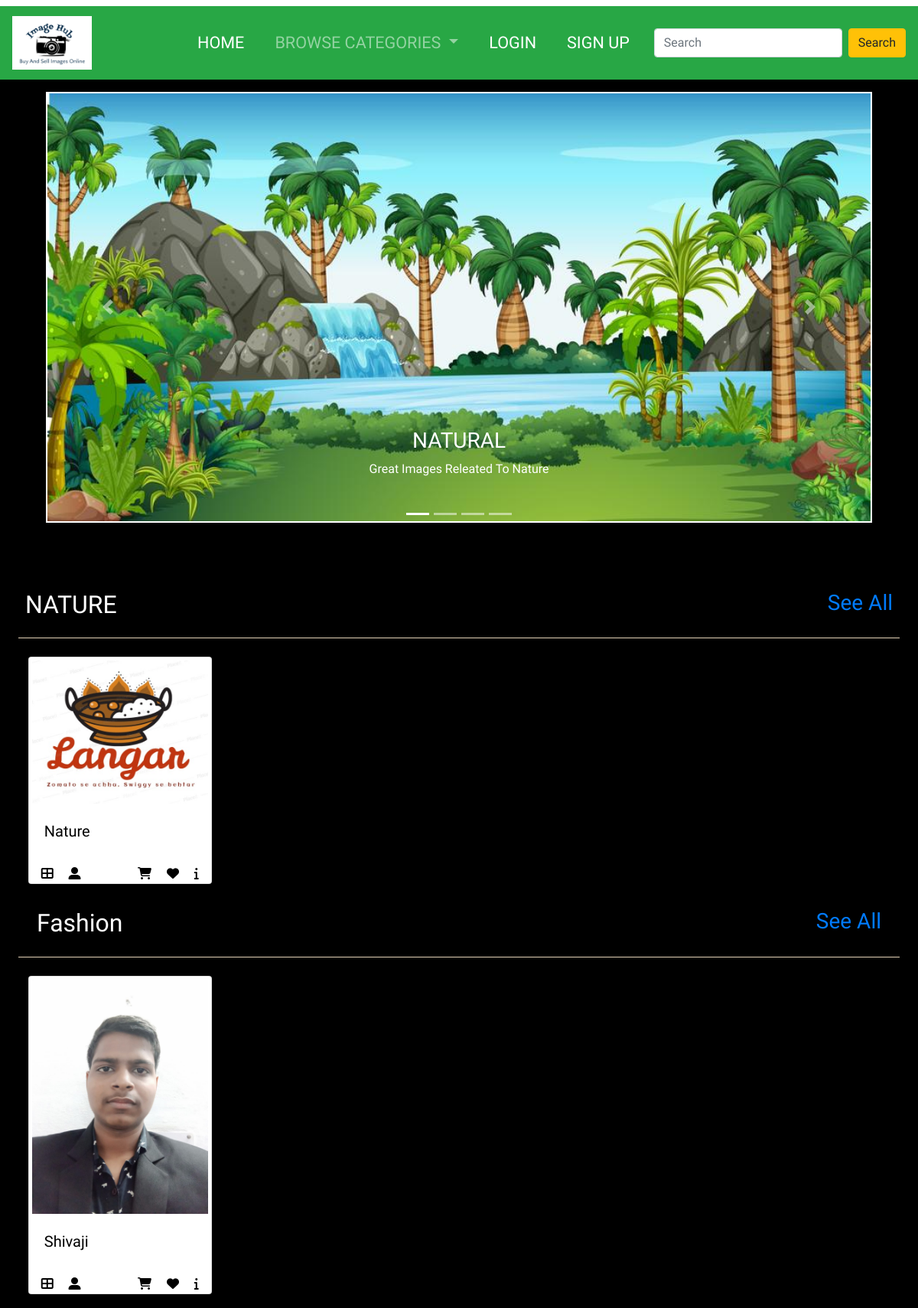
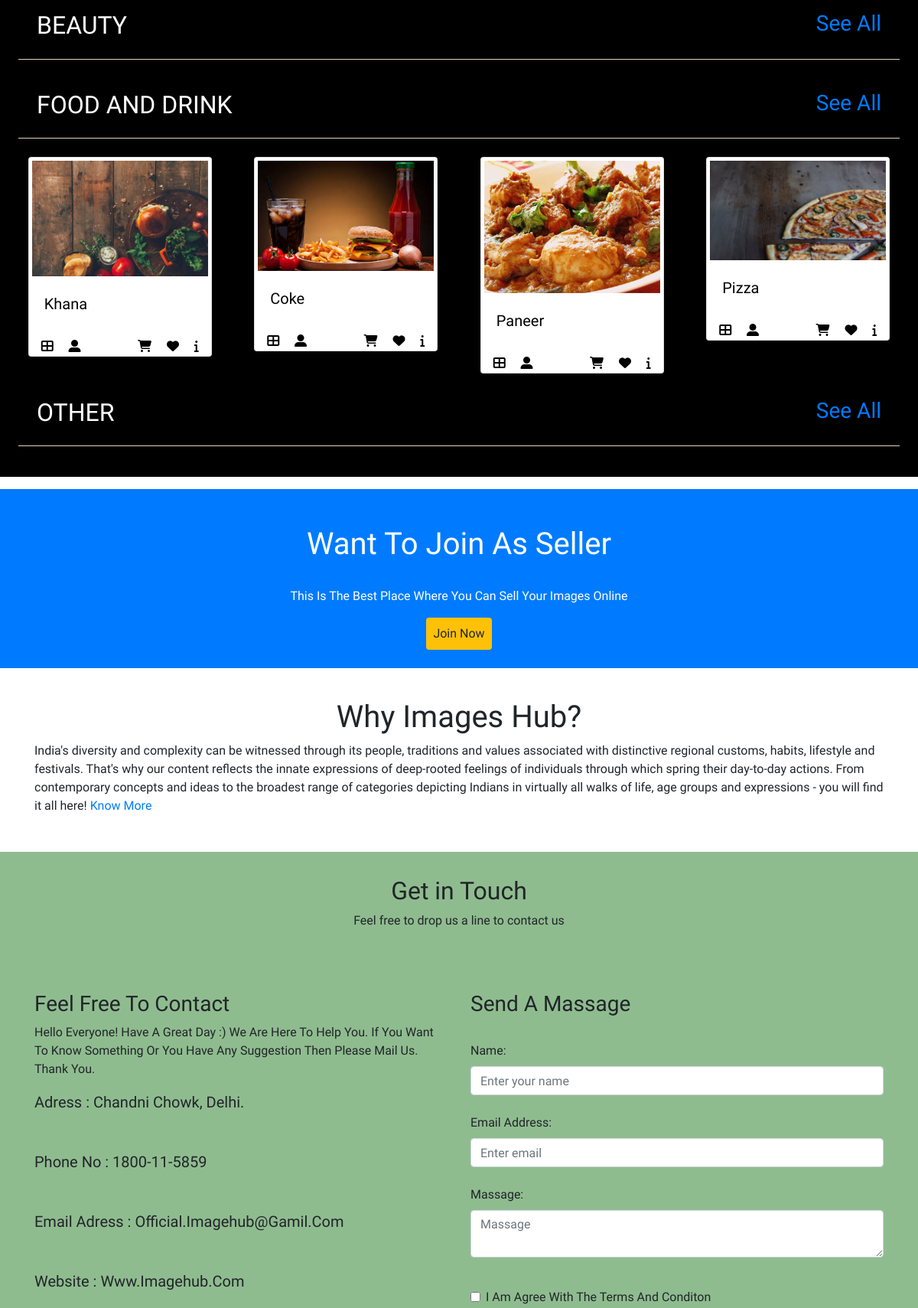
The page / (upper part) on the database its author committed (2 pictures, top to bottom).
### tables this page shows
CREATE TABLE `images` (
  `i_id` int(10) NOT NULL,
  `i_name` varchar(255) NOT NULL,
  `i_path` varchar(255) NOT NULL,
  `category` varchar(255) NOT NULL,
  `description` text NOT NULL,
  `s_username` varchar(255) NOT NULL,
  `tag` text NOT NULL
);

### index.php (the view, shortened to what this page needs)
<?php
include_once('./db_connect.php');
?>
<!DOCTYPE html>
<html>
<head>
<?php include_once('bootstrap.php'); ?>
</head>
<body>
    <header class="pt-2">
          <?php include_once('header.php'); ?>
    </header>
<div style="background-color:black;" class="text-capitalize pb-4">
<div id="demo" class="carousel slide m-auto pt-3 pb-3" data-ride="carousel" style="width: 90%; height:70%;" >
  <ul class="carousel-indicators">
    <li data-target="#demo" data-slide-to="0" class="active"></li>
    <li data-target="#demo" data-slide-to="1"></li>
    <li data-target="#demo" data-slide-to="2"></li>
    <li data-target="#demo" data-slide-to="3"></li>
  </ul>
  <div class="carousel-inner  " style="border:2px solid white;">
    <div class="carousel-item active">
      <img src="Natural/nature1.jpg" alt="NATURAL">
      <div class="carousel-caption">
    <h3>NATURAL</h3>
    <p>great images releated to nature</p>
  </div>
    </div>
  </div>
  <a class="carousel-control-prev" href="#demo" data-slide="prev">
    <span class="carousel-control-prev-icon"></span>
  </a>
  <a class="carousel-control-next" href="#demo" data-slide="next">
    <span class="carousel-control-next-icon"></span>
  </a>
</div>
    <br><br>
<div class="container-fluid pr-4 pl-4">
<div class="row pt-4"><div class="ml-4"><h2 class="text-white" >NATURE</h2></div><div class="ml-auto mr-4"><a href="buyer/see_all.php?ctg=Natural"><h3>see all</h3></a></div> </div>
<hr style="background-color: blanchedalmond;">
     <div class="row">
     <?php
          $get_image= "SELECT * FROM `images` WHERE category='Natural' LIMIT 4";
          $queryfire_get_image = mysqli_query($con, $get_image);
         while($array_image = mysqli_fetch_array($queryfire_get_image))
         {
           $image_name = $array_image['i_name'];
           if($image_name != "")
           {
            $image_id = $array_image['i_id'];
           $image_url = $array_image['i_path'];
           $image_ctg = $array_image['category'];
           $image_tag = $array_image['tag'];
           ?>
             <div class=" col-lg-3 col-md-6 col-sm-12 col-12 my-2 ">
             <a href="buyer/more_info.php?id=<?php echo $image_id ?>" style =" text-decoration:none; color:black;">
             <div class="card mx-auto" style="width: 15rem;">
             <img src="<?php echo $image_ctg ?>/<?php echo $image_url ?>" alt="<?php echo $image_tag ?>" class="img-fluid p-1">
                  <div class="card-body">
                   <h5 class="card-title"><?php echo $image_name ?></h5>
                 </div></a>
                 <div class="container-fluid"><div class="row px-3">
                 <div>
                <a href="buyer/see_all.php?ctg=<?php echo $image_ctg  ?>" style="color:black;"> <i class="fa fa-th-large" title = "same category" aria-hidden="true"></i></a>&nbsp;&nbsp;&nbsp;&nbsp;
                 <a href="buyer/same_modal.php?seller=<?php echo $seller ?>" style="color:black;"><i class='fas fa-user-alt' title = "same modal"></i> </a>
                 </div>
                 <div class="ml-auto">
                 <?php
                     if(!isset($_SESSION['username']))
                     {
                       ?>
                      <a href="login.php" style="color:black;" target="_blank"><i class='fas fa-shopping-cart' title = "add to cart"></i></a>&nbsp;&nbsp;&nbsp;&nbsp;
                      <a href="login.php" style="color:black;" target="_blank"><i class="fas fa-heart" title = "add to wishlist"></i></a>&nbsp;&nbsp;&nbsp;&nbsp;
                       <?php
                     }
                   ?>
                <a href="buyer/more_info.php?id=<?php echo $image_id?>" style="color:black;"><i class='fas fa-info' title = "more info"></i></a>
                 </div>
                 </div></div>
               </div>
              </div>
          <?php
          }
       }
     ?>
    </div>
<div class="row pt-4 mx-auto "><div class="ml-4"><h2 class="text-white" >Fashion</h2></div><div class="ml-auto mr-4"><a href="buyer/see_all.php?ctg=Fashion"><h3>see all</h3></a></div> </div>
<hr style="background-color: blanchedalmond;">
     <div class="row ">
        <?php
          $get_image= "SELECT * FROM `images` WHERE category='Fashion' LIMIT 4";
          $queryfire_get_image = mysqli_query($con, $get_image);
         while($array_image = mysqli_fetch_array($queryfire_get_image))
         {
           $image_name = $array_image['i_name'];
           if($image_name != "")
           {
            $image_id = $array_image['i_id'];
           $image_url = $array_image['i_path'];
           $image_ctg = $array_image['category'];
           $image_tag = $array_image['tag'];
           ?>
             <div class=" col-lg-3 col-md-6 col-sm-12 col-12 my-2 ">
             <a href="buyer/more_info.php?id=<?php echo $image_id ?>" style =" text-decoration:none; color:black;">
             <div class="card mx-auto" style="width: 15rem;">
             <img src="<?php echo $image_ctg ?>/<?php echo $image_url ?>" alt="<?php echo $image_tag ?>" class="img-fluid p-1">
                  <div class="card-body">
                   <h5 class="card-title"><?php echo $image_name ?></h5>
                 </div></a>
                 <div class="container-fluid"><div class="row px-3">
                 <div>
                <a href="buyer/see_all.php?ctg=<?php echo $image_ctg  ?>" style="color:black;"> <i class="fa fa-th-large" title = "same category" aria-hidden="true"></i></a>&nbsp;&nbsp;&nbsp;&nbsp;
                 <a href="buyer/same_modal.php?seller=<?php echo $seller ?>" style="color:black;" target="_blank"><i class='fas fa-user-alt' title = "same modal"></i> </a>
                 </div>
                 <div class="ml-auto">
                 <?php
                     if(!isset($_SESSION['username']))
                     {
                       ?>
                      <a href="login.php" style="color:black;" target="_blank"><i class='fas fa-shopping-cart' title = "add to cart"></i></a>&nbsp;&nbsp;&nbsp;&nbsp;
                      <a href="login.php" style="color:black;" target="_blank"><i class="fas fa-heart" title = "add to wishlist"></i></a>&nbsp;&nbsp;&nbsp;&nbsp;
                       <?php
                     }
                   ?>
                <a href="buyer/more_info.php?id=<?php echo $image_id?>" style="color:black;"><i class='fas fa-info' title = "more info"></i></a>
                 </div>
                 </div></div>
               </div>
              </div>
          <?php
          }
       }
     ?>
    </div>
<div class="row pt-4 mx-auto "><div class="ml-4"><h2 class="text-white" >BEAUTY</h2></div><div class="ml-auto mr-4"><a href="buyer/see_all.php?ctg=Beauty"><h3>see all</h3></a></div> </div>
<hr style="background-color: blanchedalmond;">
<div class="row pt-4 mx-auto "><div class="ml-4"><h2 class="text-white" >FOOD AND DRINK</h2></div><div class="ml-auto mr-4"><a href="buyer/see_all.php?ctg=Food and Drink"><h3>see all</h3></a></div> </div>
<hr style="background-color: blanchedalmond;">
     <div class="row ">
     <?php
           $get_image= "SELECT * FROM `images` WHERE category='Food and Drink' LIMIT 4";
           $queryfire_get_image = mysqli_query($con, $get_image);
          while($array_image = mysqli_fetch_array($queryfire_get_image))
          {
            $image_name = $array_image['i_name'];
            if($image_name != "")
            {
              $image_id = $array_image['i_id'];
            $image_url = $array_image['i_path'];
            $image_ctg = $array_image['category'];
            $image_tag = $array_image['tag'];
            ?>
              <div class=" col-lg-3 col-md-6 col-sm-12 col-12 my-2 ">
              <a href="buyer/more_info.php?id=<?php echo $image_id ?>" style =" text-decoration:none; color:black;">
              <div class="card mx-auto" style="width: 15rem;">
              <img src="<?php echo $image_ctg ?>/<?php echo $image_url ?>" alt="<?php echo $image_tag ?>" class="img-fluid p-1">
                   <div class="card-body">
                    <h5 class="card-title"><?php echo $image_name ?></h5>
                  </div></a>
                  <div class="container-fluid"><div class="row px-3">
                 <div>
                <a href="buyer/see_all.php?ctg=<?php echo $image_ctg  ?>" style="color:black;"> <i class="fa fa-th-large" title = "same category" aria-hidden="true"></i></a>&nbsp;&nbsp;&nbsp;&nbsp;
                 <a href="buyer/same_modal.php?seller=<?php echo $seller ?>" style="color:black;" target="_blank"><i class='fas fa-user-alt' title = "same modal"></i> </a>
                 </div>
                 <div class="ml-auto">
                 <?php
                     if(!isset($_SESSION['username']))
                     {
                       ?>
                      <a href="login.php" style="color:black;" target="_blank"><i class='fas fa-shopping-cart' title = "add to cart"></i></a>&nbsp;&nbsp;&nbsp;&nbsp;
                      <a href="login.php" style="color:black;" target="_blank"><i class="fas fa-heart" title = "add to wishlist"></i></a>&nbsp;&nbsp;&nbsp;&nbsp;
                       <?php
                     }
                   ?>
                <a href="buyer/more_info.php?id=<?php echo $image_id?>" style="color:black;"><i class='fas fa-info' title = "more info"></i></a>
                 </div>
                 </div></div>
                </div>
               </div>
           <?php
           }
        }
      ?>
       <div class="row pt-4 mx-auto "><div class="ml-4"><h2 class="text-white" >OTHER</h2></div><div class="ml-auto mr-4"><a href="buyer/see_all.php?ctg=Other"><h3>see all</h3></a></div> </div>
<hr style="background-color: blanchedalmond;">
<div class="my-3">
   <div class="pt-5 pb-4 bg-primary text-white text-capitalize my-3">
    <div class=" text-center"> <h1>want to join as seller</h1><br>
     <p> this is the best place where you can sell your images online </p>
   <button type="button"  class=" btn p-2 bg-warning text-capitalize" data-toggle="modal" data-target="#myModal">join now </button></div>
  </div>
<div class="container py-4"><h1 class="text-center">Why Images Hub?</h1>
India's diversity and complexity can be witnessed through its people, traditions and values associated with
distinctive regional customs, habits, lifestyle and festivals. That's why our content reflects the innate
expressions of deep-rooted feelings of individuals through which spring their day-to-day actions. From contemporary
concepts and ideas to the broadest range of categories depicting Indians in virtually all walks
 of life, age groups and expressions - you will find it all here!<a href="about.php"> Know More</a>
</div>
 <br>
   <?php include_once('contact.php'); ?>
</div>
</body>
</html>

### bootstrap.php (style rules this page uses)
* { font-family: 'Gotu', sans-serif; }

### index.php (style rules this page uses)
.carousel-inner img { width: 100%; height: 100%; }

### rows shown on the page
images: category+i_path (picture), i_name "Nature"
images: category+i_path (picture), i_name "Shivaji"
images: category+i_path (picture), i_name "Khana"
images: category+i_path (picture), i_name "Coke"
images: category+i_path (picture), i_name "Paneer"
images: category+i_path (picture), i_name "Pizza"
